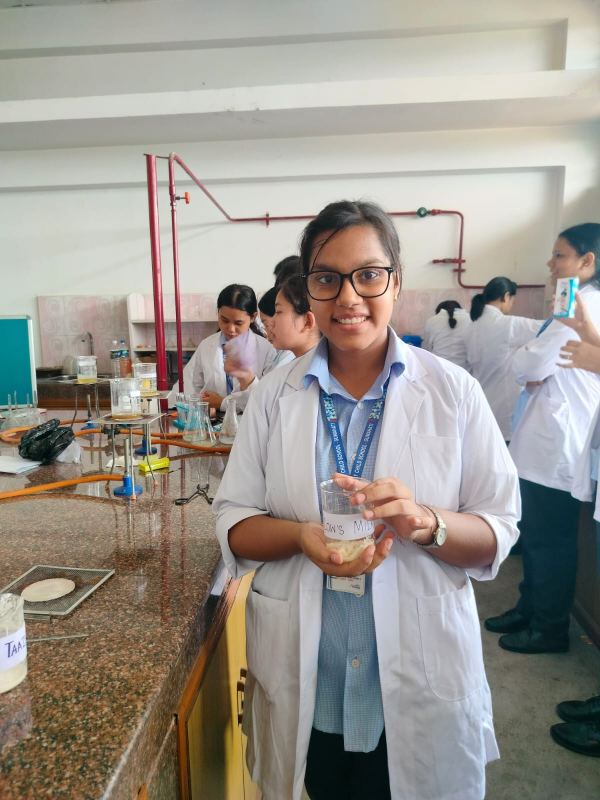
#> input picture image.jpg, 1200 x 1600 px (shown at 1/2 size)
$ python lesson1.py
#> lines starting #> are read from the running program, lines starting #| are printed output that depends on the picture
import cv2

#Read the image
img = cv2.imread("image.jpg")
#> img is the input picture: shape (1600, 1200, 3); mean B, G, R 141.4, 149.3, 154.3

cv2.circle(img, (200, 200), 50, (0, 0, 255), 2)

cv2.rectangle(img, (50, 50), (300, 300), (0, 255, 0), 2)

cv2.putText(img, "Hello OpenCV", (50, 400),
            cv2.FONT_HERSHEY_SIMPLEX, 1,
            (255, 0, 0), 2)
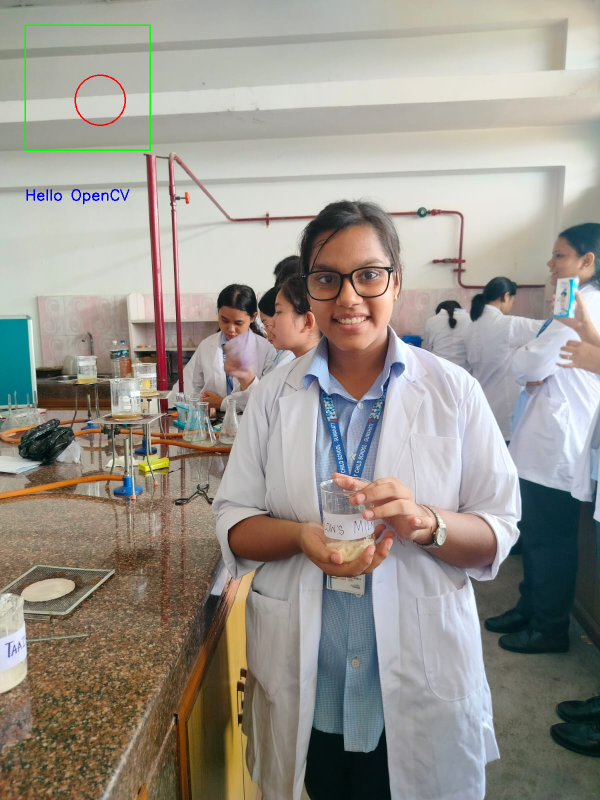
#> img: shape (1600, 1200, 3) (shown at 1/2 size); mean B, G, R 141.1, 149.1, 153.9

#Display the image
cv2.imshow("image", img)


#Wait  until  a key is pressed
cv2.waitKey(0)

#Close the image window
cv2.destroyAllWindows()
